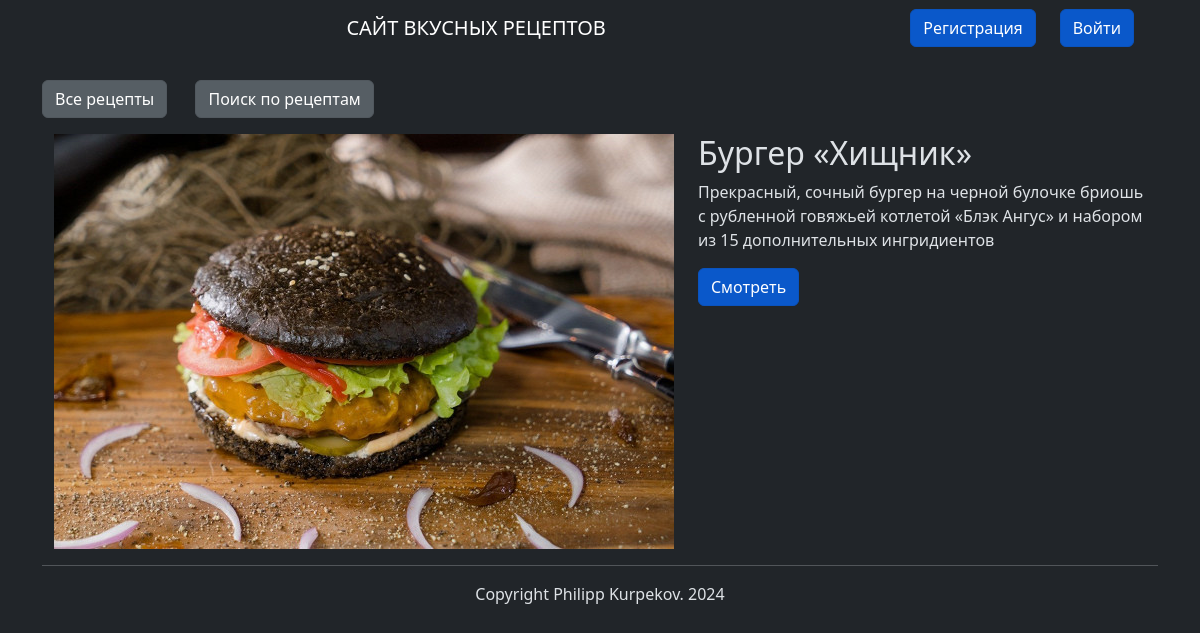
The app's page /, older data.
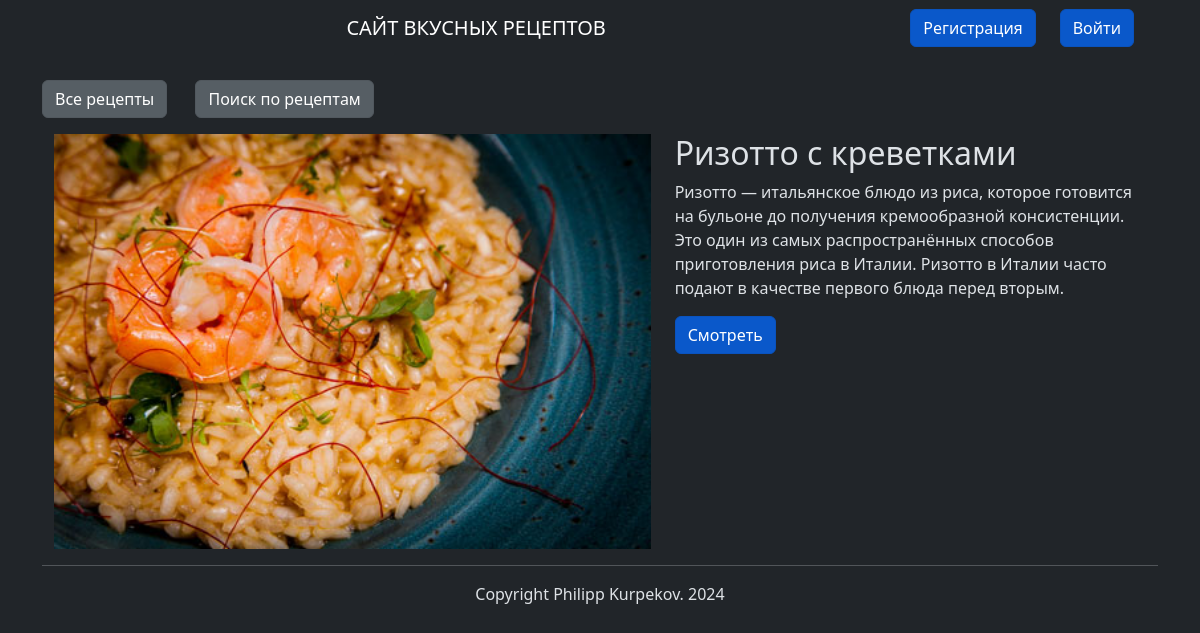
The same page, newer data.
### recipes/models.py (models this page shows, shortened)
class Recipe(models.Model):
    title = models.CharField(max_length=200, unique=True,
                             verbose_name="Название рецепта")
    author = models.ForeignKey(User, on_delete=models.CASCADE,
                               verbose_name="Автор рецепта")
    description = models.TextField(default="",
                                   verbose_name="Краткое описание")
    cooking_steps = models.TextField(default="",
                                     verbose_name="Шаги приготовления")
    ingredients = models.ManyToManyField(Ingredients,
                                         verbose_name="Ингридиенты")
    category = models.ManyToManyField(Category,
                                      verbose_name="Категория")
    cooking_time = models.IntegerField(default=0,
                                       verbose_name="Время готовки")
    picture = models.ImageField(null=True, blank=True, upload_to="recipes_img/", verbose_name='Изображение')
    views = models.IntegerField(default=0,
                                verbose_name="Количество просмотров")
    date_of_creation = models.DateTimeField(auto_now_add=True,
                                            verbose_name="Время создания")
    date_of_update = models.DateTimeField(auto_now=True,
                                          verbose_name="Обновлено")

### recipes/views.py (the view)
# urls.py: path('', views.index, name='index'),
def index(request):
    max_carussel_len = 5
    pk_lst = Recipe.objects.exclude(picture__exact='').values_list('id', flat=True)
    if len(pk_lst) <= max_carussel_len:
        pk_rnd = pk_lst
    else:
        pk_rnd = choices(pk_lst, k=5)
    recipes_carussel = {}
    for k, i in enumerate(pk_rnd):
        recipes_carussel[f'set{k}'] = Recipe.objects.filter(pk=i)
    return render(request,
                  'recipes/index.html', {'recipes_carussel': recipes_carussel})

### recipes/templates/recipes/index.html (shortened to what this page needs)
{% extends "recipes/base.html" %}
{% load static %}
{% block content %}
<section class="al mt-3">
    <div class="container justify-content-center">
        <div id="carousel" class="carousel slide" data-bs-ride="carousel">
            <div class="carousel-inner">
                {% for key,value in recipes_carussel.items %}
                {% for recipe in value %}
                {% if key == 'set0' %}
                <div class="carousel-item active" data-bs-interval="1000">
                    {% else %}
                    <div class="carousel-item" data-bs-interval="2000">
                        {% endif %}
                        <div class="container">
                            <div class="row">
                                <div class="col">
                                    <img src="{{ recipe.picture.url }}"
                                         class="d-block " height="415px">
                                </div>
                                <div class="col">
                                    <h2>{{ recipe.title }}</h2>
                                    <p class="card-text">{{ recipe.description }}</p>
                                    <a href="{% url 'recipes:recipe_full' recipe_id=recipe.pk %}"
                                       class="btn btn-primary active me-4 "
                                       role="button"
                                       aria-pressed="true"> Смотреть </a>
                                </div>
                            </div>
                        </div>
                    </div>
                    {% endfor %}
                    {% endfor %}
                </div>
            </div>
        </div>
</section>
{% endblock %}

Row changes from the older to the newer data that the page shows:
no longer on this page (row edited): Recipe: picture (picture), title "Бургер «Хищник»", description "Прекрасный, сочный бургер на черной булочке бриошь с рубленной говяжьей котлетой «Блэк Ангус» и набором из 15 дополнительных ингридиентов"
now on this page (row edited): Recipe: picture (picture), title "Ризотто с креветками", description "Ризотто — итальянское блюдо из риса, которое готовится на бульоне до получения кремообразной консистенции. Это один из самых распространённых способов приготовления риса в Италии. Ризотто в Италии часто подают в качестве первого блюда перед вторым."
